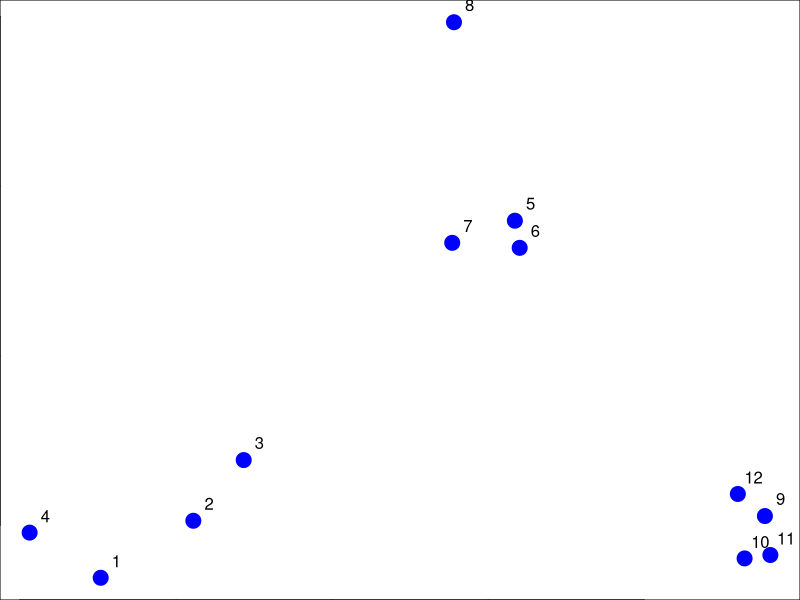
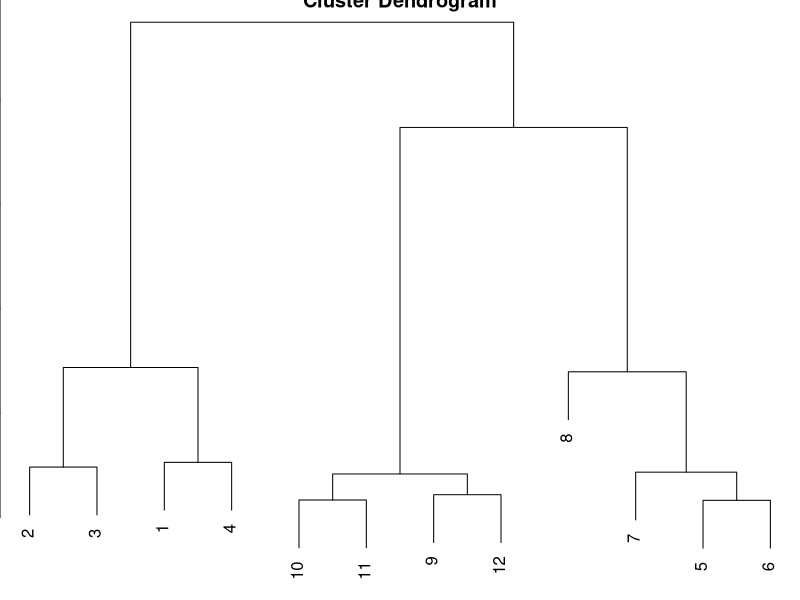
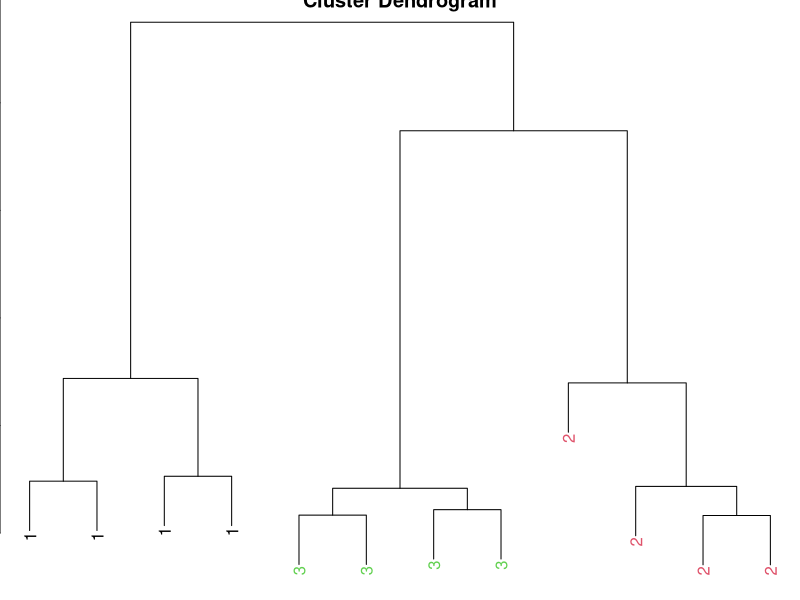
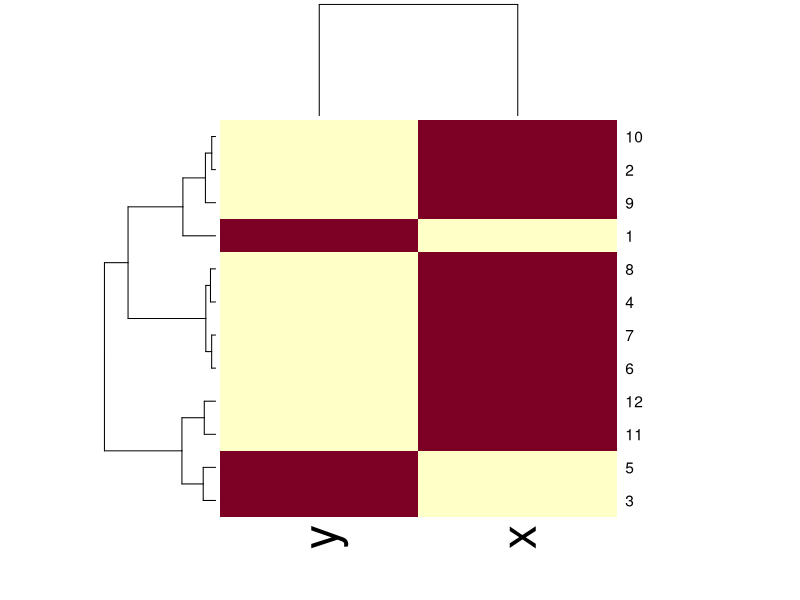

The R script that drew these images, in order:
# Clustering organizes things that are close into groups
#   -How do we define close?
#   -How do we group things?
#   -How do we visualize the grouping?
#   -How do we interpret the grouping?




# Hierarchical clustering
#   > An agglomerative approach
#       -Find closest two things
#       -Put them together
#       -Find next closest
#   > Requires
#       -A defined distance
#       -A merging approach
#   > Produces
#       -A tree showing how close things are to each other


# How do we define close?
#  > Most important step
#      -Garbage in -> garbage out
#  > Distance or similarity
#      -Continuous - euclidean distance
#      -Continuous - correlation similarity
#      -Binary - manhattan distance
#  > Pick a distance/similarity that makes sense for your problem

set.seed(1234)
par(mar = c(0, 0, 0, 0))
x <- rnorm(12, mean = rep(1:3, each = 4), sd = 0.2)
y <- rnorm(12, mean = rep(c(1, 2, 1), each = 4), sd = 0.2)
plot(x, y, col = "blue", pch = 19, cex = 2)
text(x + 0.05, y + 0.05, labels = as.character(1:12))

#Hierarchical clustering - dist
dataFrame <- data.frame(x = x, y = y)
dist(dataFrame)

#dataFrame <- data.frame(x = x, y = y)
distxy <- dist(dataFrame)
hClustering <- hclust(distxy)
plot(hClustering)

#Prettier dendrograms
myplclust <- function(hclust, lab = hclust$labels, lab.col = rep(1, length(hclust$labels)),
                      hang = 0.1, ...) {
  ## modifiction of plclust for plotting hclust objects *in colour*! Copyright
  ## Eva KF Chan 2009 Arguments: hclust: hclust object lab: a character vector
  ## of labels of the leaves of the tree lab.col: colour for the labels;
  ## NA=default device foreground colour hang: as in hclust & plclust Side
  ## effect: A display of hierarchical cluster with coloured leaf labels.
  y <- rep(hclust$height, 2)
  x <- as.numeric(hclust$merge)
  y <- y[which(x < 0)]
  x <- x[which(x < 0)]
  x <- abs(x)
  y <- y[order(x)]
  x <- x[order(x)]
  plot(hclust, labels = FALSE, hang = hang, ...)
  text(x = x, y = y[hclust$order] - (max(hclust$height) * hang), labels = lab[hclust$order],
       col = lab.col[hclust$order], srt = 90, adj = c(1, 0.5), xpd = NA, ...)
}
dataFrame <- data.frame(x = x, y = y)
distxy <- dist(dataFrame)
hClustering <- hclust(distxy)
myplclust(hClustering, lab = rep(1:3, each = 4), lab.col = rep(1:3, each = 4))

# Merging Data Points
# While using hierarchical clustering is how do you merge points together? And so the question is, you know, when you  merge a point together, what represents its new location. And so one is called average, so average linkage. And the idea is that if you take two points and their new  coordinate location, it's just the average of their x coordinates and their y coordinates. So it's kind of like the roughly the center of gravity or the middle of tat group of points, now that seems logical and and it can, and it will lead to a kind of certain type of clustering result.  The other type of approach is called complete linkage and there the idea is that if you want to measure the distance between two clusters of points, then you take the farthest two points from each, from the two clusters, as the distance.


#HeatMap Funtion
#heatmap() function is good to visualize matrix data.It runs hierarchichal clustering on the rows and columns of the table
dataFrame <- data.frame(x = x, y = y)
set.seed(143)
dataMatrix <- as.matrix(dataFrame)[sample(1:12), ]
heatmap(dataMatrix)
#heatmap function which is a really nice function for visualizing matrix data. So if you have an extremely large table or large matrix of numbers that are kind of similarly scaled, and you want to, just take a look at them really quickly in an organized way. And what the heat map function does is essentially runs a hierarchical cluster analysis on the rows of the table and on the columns of the table.  So if you can imagine the, the you know, rows of the table are like observations. And then it runs a cluster analysis on the rows of the table. And then, think of the columns of the, of the table as, as sets of observations. Even if they're not actually observations. The columns, for example, might be variables or something like that. But think of them as just different observations. You can write a cluster analysis on that, too. And the idea with the heatmap function is that it uses the hierarchical clustering function to organize the rows and the columns of the tables so that you can visualize them. You can visualize kind of groups or blocks of observations within the table using the image function. So, what it does is it creates a image plot here, and and it reorders the columns and the rows of the table according to the hierarchical clustering algorithm. So here you can see that for example, along the rows I've got this hierarchical, this cluster dendogram which shows that there are probably you know, three clusters. And those clusters, rows are all grouped together. And then there are only two columns in the data frame. So it's not particularly interesting to do a hierarchical cluster analysis on that. But if you had many,many columns, you know, you would reorganize the columns so that we, they would be kind of, the closer ones would be closer together, and the farther ones would be farther apart. And so, the heatmap function is really useful for kind of, or, as a very quickly visualizing this kind of high dimensional table data. 

#Summary
#the clustering picture may be unstable. And so, for example, if a few points were to change. Or, for example, if you have some outliers. Then the clustering, if you were to remove those points. Or modify them a little bit. Then the clustering dendogram or whatever the final products might be, could change a lot. And so you have to be sensitive to that possibility. So you might, so the, often the use, a useful thing is to try different metrics, distance metrics, to make sure it's not to see how sensitive it is to the different distance metrics. And also clustering algorithms could be sensitive to the scalings of a given variable, so you might, if, if one variable, for example, is, is measured on with units that are much larger than another variable then that can sometimes throw off the algorithm. So, it may be useful to scale certain variables so that they're more comparable to each other. 

